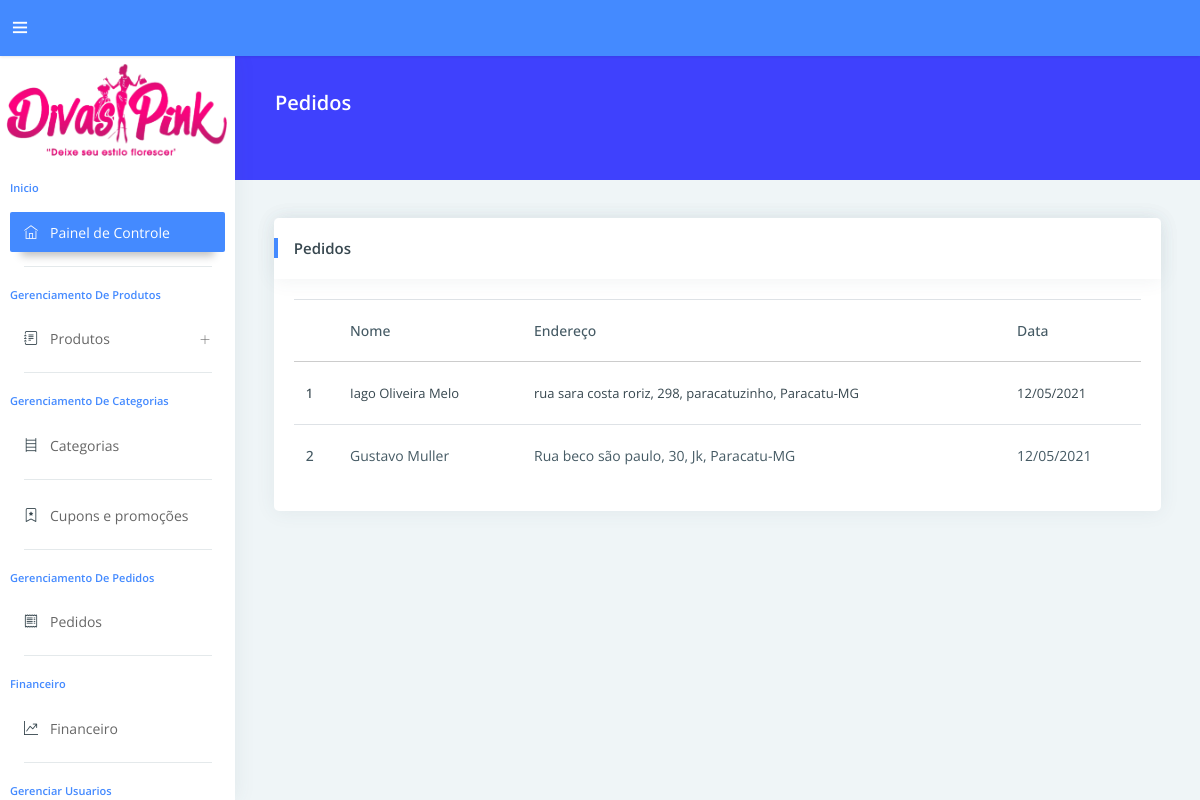
The app's page /dashboard/pedidos.php, older data.
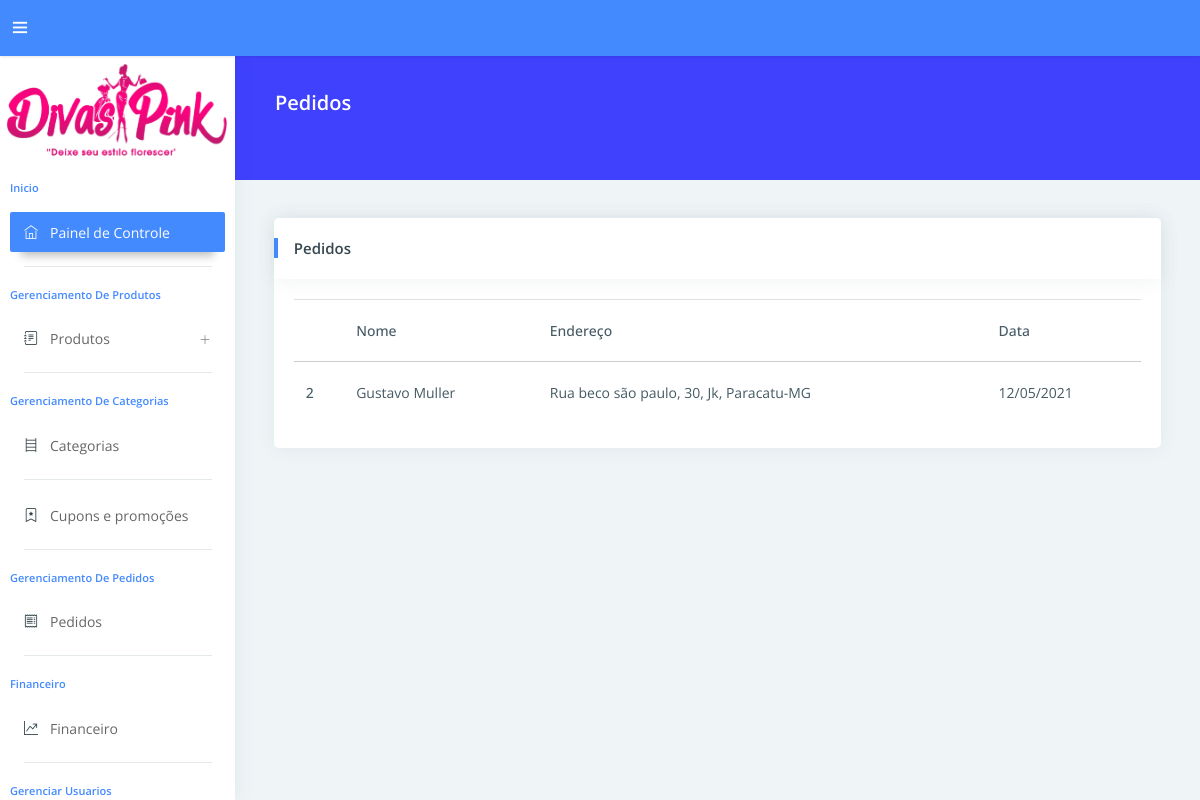
The same page, newer data.
### tables this page shows
CREATE TABLE `vendas` (
  `id` bigint(20) NOT NULL,
  `usuario` varchar(20) NOT NULL,
  `cep` varchar(8) NOT NULL,
  `endereco` tinytext NOT NULL,
  `quantidade` bigint(20) NOT NULL,
  `frete` tinytext NOT NULL,
  `valor` varchar(20) NOT NULL,
  `data` tinytext NOT NULL,
  `situacao` bigint(4) NOT NULL,
  `pagamento` tinytext NOT NULL,
  `codigo_envio` tinytext NOT NULL,
  `foto` tinytext NOT NULL
);

CREATE TABLE `usuarios` (
  `id` int(11) NOT NULL,
  `nome` varchar(155) NOT NULL,
  `email` varchar(255) NOT NULL,
  `senha` varchar(32) NOT NULL,
  `telefone` varchar(15) NOT NULL,
  `cpf` varchar(14) NOT NULL,
  `nascimento` date NOT NULL
);

### dashboard/pedidos.php (the view, shortened to what this page needs)
<?php include 'header.php';
include "../conn.php";
$consulta_pedidos = $conn->query("SELECT * FROM vendas");
$lista_pedidos = [];
while($lista_pedidos[] = $consulta_pedidos->fetch_assoc());
?>
                    <div class="pcoded-content">
                        <div class="page-header">
                            <div class="page-block">
                                <div class="row align-items-center">
                                    <div class="col-md-8">
                                        <div class="page-header-title">
                                            <h5 class="m-b-10">Pedidos</h5>
                                            <p class="m-b-0">&nbsp;</p>
                                        </div>
                                    </div>
                                </div>
                            </div>
                        </div>
                        <div class="pcoded-inner-content">
                            <div class="main-body">
                                <div class="page-wrapper">
                                    <div class="page-body">
                                        <div class="card">
                                            <div class="card-header">
                                                <h5>Pedidos</h5>
                                            </div>
                                            <div class="card-block table-border-style">
                                                <div class="table-responsive">
                                                    <table class="table table-hover">
                                                        <thead>
                                                            <tr>
                                                                <th>&nbsp;</th>
                                                                <th>Nome</th>
                                                                <th>Endereço</th>
                                                                <th>Data</th>
                                                            </tr>
                                                        </thead>
                                                        <tbody>
                                                            <?php $lista_ref = 1; foreach($lista_pedidos as $key){if(!empty($key)){
                                                                $id_usuario = $key['usuario'];
                                                                $usuario = $conn->query("SELECT * FROM usuarios WHERE id = '$id_usuario'");
                                                                $usuario = $usuario->fetch_assoc();
                                                            ?>
                                                                <tr>
                                                                <th scope="row"><a href="pedido?p=4&pedido=<?php echo $key['id'] ?>"><?php echo $lista_ref ?></a></th>
                                                                    <td><a href="pedido?p=4&pedido=<?php echo $key['id'] ?>"><?php echo $usuario['nome']; ?></a></td>
                                                                    <td><a href="pedido?p=4&pedido=<?php echo $key['id'] ?>"><?php echo $key['endereco']; ?></a></td>
                                                                    <td><a href="pedido?p=4&pedido=<?php echo $key['id'] ?>"><?php echo date('d/m/Y', $key['data']); ?></a></td>
                                                                </tr>
                                                            <?php $lista_ref++; }} ?>
                                                            <tr>
                                                                <th scope="row">2</th>
                                                                <td>Gustavo Muller</td>
                                                                <td>Rua beco são paulo, 30, Jk, Paracatu-MG</td>
                                                                <td>12/05/2021</td>
                                                            </tr>
                                                        </tbody>
                                                    </table>
                                                </div>
                                            </div>
                                        </div>
                                    </div>
                                </div>
                            </div>
                        </div>
                    </div>
                </div>
            </div>
        </div>
    </div>
</body>
</html>

Row changes from the older to the newer data that the page shows:
removed vendas: usuarios.nome "Iago Oliveira Melo", endereco "rua sara costa roriz, 298, paracatuzinho, Paracatu-MG", data "12/05/2021"
